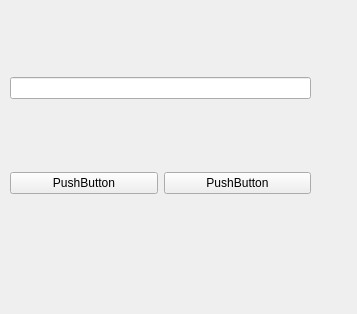
<?xml version="1.0" encoding="UTF-8"?>
<ui version="4.0">
 <class>MainWindow</class>
 <widget class="QMainWindow" name="MainWindow">
  <property name="geometry">
   <rect>
    <x>0</x>
    <y>0</y>
    <width>357</width>
    <height>314</height>
   </rect>
  </property>
  <property name="windowTitle">
   <string>MainWindow</string>
  </property>
  <widget class="QWidget" name="centralwidget">
   <widget class="QWidget" name="verticalLayoutWidget">
    <property name="geometry">
     <rect>
      <x>10</x>
      <y>10</y>
      <width>301</width>
      <height>251</height>
     </rect>
    </property>
    <layout class="QVBoxLayout" name="verticalLayout">
     <item>
      <widget class="QLineEdit" name="AddresslineEdit"/>
     </item>
     <item>
      <layout class="QHBoxLayout" name="horizontalLayout">
       <item>
        <widget class="QPushButton" name="ChangePasswordPushButton">
         <property name="text">
          <string>PushButton</string>
         </property>
        </widget>
       </item>
       <item>
        <widget class="QPushButton" name="CancelPushButton">
         <property name="text">
          <string>PushButton</string>
         </property>
        </widget>
       </item>
      </layout>
     </item>
    </layout>
   </widget>
  </widget>
 </widget>
 <resources/>
 <connections/>
</ui>
